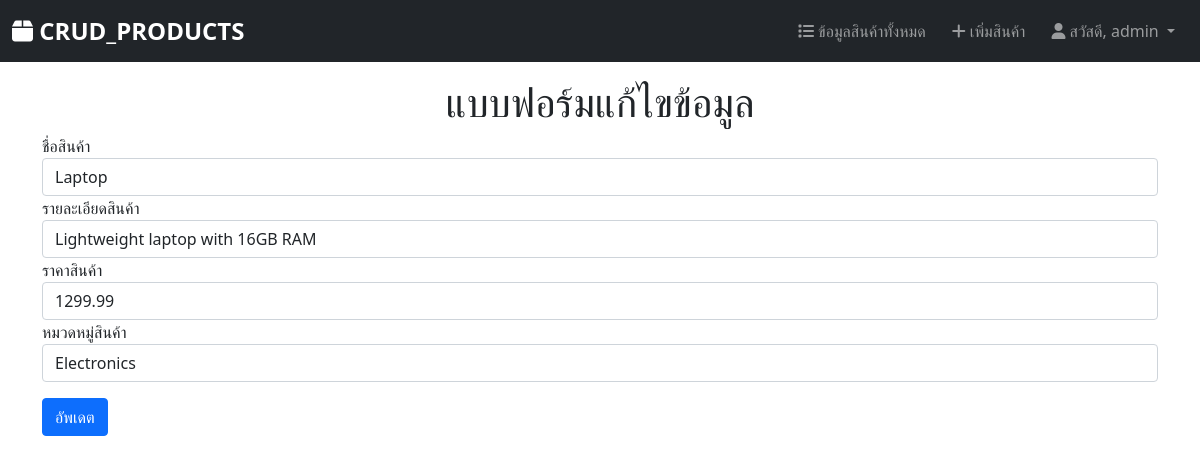
The app's page /editForm.php?id=13 (signed in) with its own data.
### tables this page shows
CREATE TABLE `products` (
  `product_id` int(11) NOT NULL,
  `product_name` varchar(255) NOT NULL,
  `description` text DEFAULT NULL,
  `price` decimal(10,2) NOT NULL,
  `category_id` int(11) DEFAULT NULL
);

### db/connect.php (called while the page is built, shortened)
<?php
$host="localhost";
$username="root";
$password="";
$db="crud_product";
$dsn="mysql:host=$host;dbname=$db;charset=utf8";
try{
    $pdo = new PDO($dsn,$username,$password);
}catch(PDOException $e){
    echo $e->getMessage();
}
require_once "db/controller.php";
$controller = new Controller($pdo);
?>

### db/controller.php (called while the page is built, shortened)
<?php
class Controller{
    private $db;
    function __construct($con){
        $this->db=$con;
    }
    function getCategories(){
        try{
            $sql = "SELECT * FROM categories";
            $result=$this->db->query($sql);
            return $result;
        }catch(PDOException $e){
            echo $e->getMessage();
            return false;
        }
    }
    function getProductDetail($id){
        try{
            $sql="SELECT * FROM products a
            INNER JOIN categories b
            ON a.category_id = b.category_id
            WHERE product_id = :id";
            $stmt=$this->db->prepare($sql);
            $stmt->bindParam(":id",$id);
            $stmt->execute();
            $result = $stmt->fetch(PDO::FETCH_ASSOC);
            return $result;
        }catch(PDOException $e){
            echo $e->getMessage();
            return false;
        }
    }
}
?>

### editForm.php (the view, shortened to what this page needs)
<?php
require_once "layout/header.php";
require_once "db/connect.php";
if(!isset($_GET["id"])){
    header("Location:index.php");
}else{
    $id=$_GET["id"];
    $pd=$controller->getProductDetail($id);
}
$result=$controller->getCategories();
?>
    <h1 class="text-center"><?php echo "แบบฟอร์มแก้ไขข้อมูล";?></h1>
    <form method="POST" action="updateEmployee.php">
        <div class="form-group">
            <label for="product_name">ชื่อสินค้า</label>
            <input type="text" name="product_name" class="form-control" value="<?php echo $pd["product_name"]?>">
        </div>
        <div class="form-group">
            <label for="description">รายละเอียดสินค้า</label>
            <input type="text" name="description" class="form-control" value="<?php echo $pd["description"]?>">
        </div>
        <div class="form-group">
            <label for="price">ราคาสินค้า</label>
            <input type="text" name="price" class="form-control" value="<?php echo $pd["price"]?>">
        </div>
        <div class="form-group">
            <label for="category_name">หมวดหมู่สินค้า</label>
            <select name="category_id" class="form-control">
                <?php while($row=$result->fetch(PDO::FETCH_ASSOC)){?>
                    <option
                    <?php if($row["category_id"] == $pd["category_id"]) echo "selected"?>
                    value="<?php echo $row["category_id"];?>"><?php echo $row["category_name"];?></option>
                <?php } ?>
            </select>
        </div>
        <input type="submit" name="submit" value="อัพเดต" class="btn btn-primary my-3">
    </form>
</div>
</body>
</html>

### records on screen
products: product_name "Laptop", description "Lightweight laptop with 16GB RAM", price "1299.99"

### other values on screen
$_SESSION["username"] "admin"
form field category_id "Electronics"
